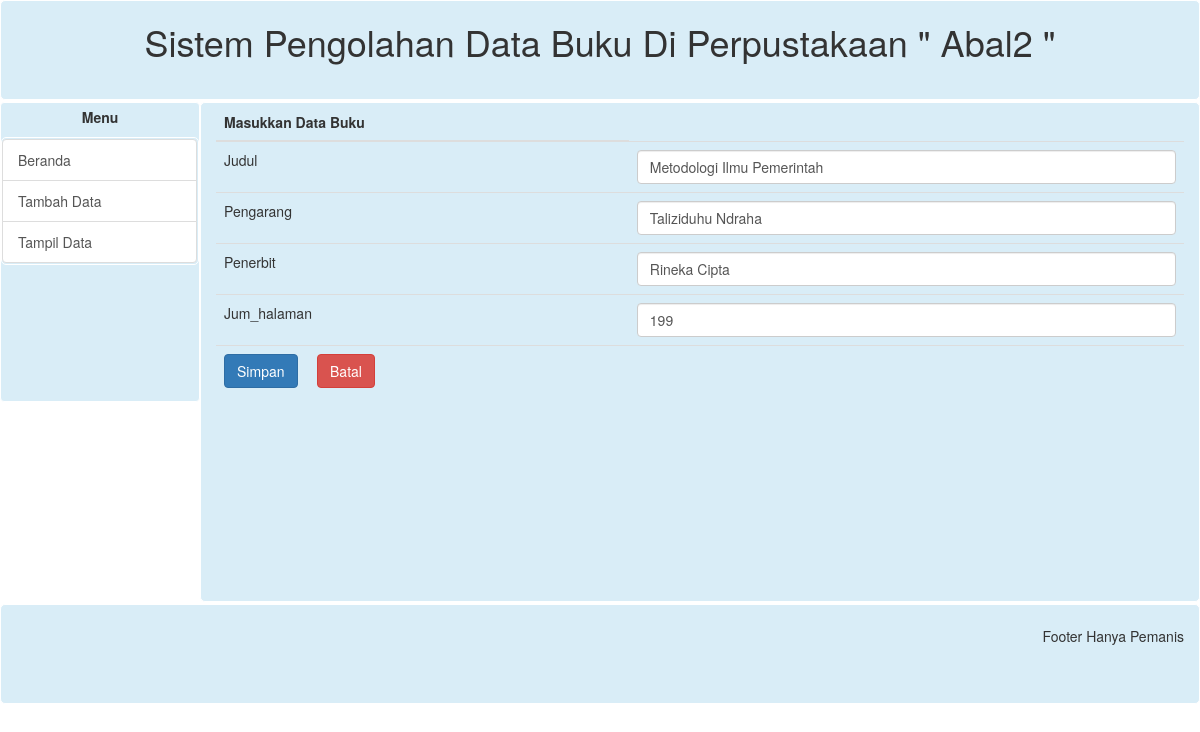
/form.php?id=1, run on the app's committed database.
### tables this page shows
CREATE TABLE `buku` (
  `id_buku` int(11) NOT NULL,
  `judul` varchar(50) NOT NULL,
  `pengarang` varchar(50) NOT NULL,
  `penerbit` varchar(50) NOT NULL,
  `jum_halaman` int(11) NOT NULL,
  `gambar` varchar(100) NOT NULL
);

### class.php (called while the page is built, shortened)
<?php
	class AksesDB{
		var $konek;
		function __construct(){
			$this->konek = mysqli_connect(DB_SERVER,DB_USER,DB_PASS,DB_NAME) OR die("Gagal Koneksi");
		}
		function ambilData($where=""){
			$query=mysqli_query($this->konek,"select * from buku $where");
			return $query;
		}
	}
?>

### form.php (the view, shortened to what this page needs)
<?php
include_once "wadah/atas.php";
include_once "class.php";
	if (isset($_GET['id'])){
		$id=$_GET['id'];
		$ambil = new AksesDB ();
		$hasil=$ambil->ambilData("where id_buku=$id");
		$row=mysqli_fetch_assoc($hasil);
		$judul=$row['judul'];
		$pengarang=$row['pengarang'];
		$penerbit=$row['penerbit'];
		$jum_halaman=$row['jum_halaman'];
	}
	else {
		$id=NULL;
		$judul="";
		$pengarang="";
		$penerbit="";
		$jum_halaman="";
	}
?>
<form name="tambah" action="#" method="post" onSubmit="return validasi();">
	<table class="table">
		<thead>
			<tr>
				<th>Masukkan Data Buku</th>
			</tr>
		</thead>
		<tbody >
			<tr>
				<td>Judul <span id="judul" class="" ></span></td>
				<td><input type="text" class="form-control" name="judul" value="<?php echo $judul?>"></td>
			</tr>
			<tr>
				<td>Pengarang <span id="pengarang" class="" ></span></td>
				<td><input type="text" class="form-control" name="pengarang" value="<?php echo $pengarang ?>"></td>
			</tr>
			<tr>
				<td>Penerbit <span id="penerbit" class="" ></span></td>
				<td><input type="text" class="form-control" name="penerbit" value="<?php echo $penerbit?>"></td>
			</tr>
			<tr>
				<td>Jum_halaman <span id="jum_halaman" class="" ></span></td>
				<td><input type="number" class="form-control" name="jum_halaman" value="<?php echo $jum_halaman?>"></td>
			</tr>
			<tr>
				<td colspan="2"><input type="submit" value="Simpan" class="btn btn-primary" name="simpan" > &nbsp; &nbsp; <a href="index.php" class="btn btn-danger"> Batal</a></td>
			</tr>
		</tbody>
	</table>
</form>
<?php
	include_once "wadah/bawah.php";
?>

### data on the page
buku: judul "Metodologi Ilmu Pemerintah", pengarang "Taliziduhu Ndraha", penerbit "Rineka Cipta", jum_halaman "199"
